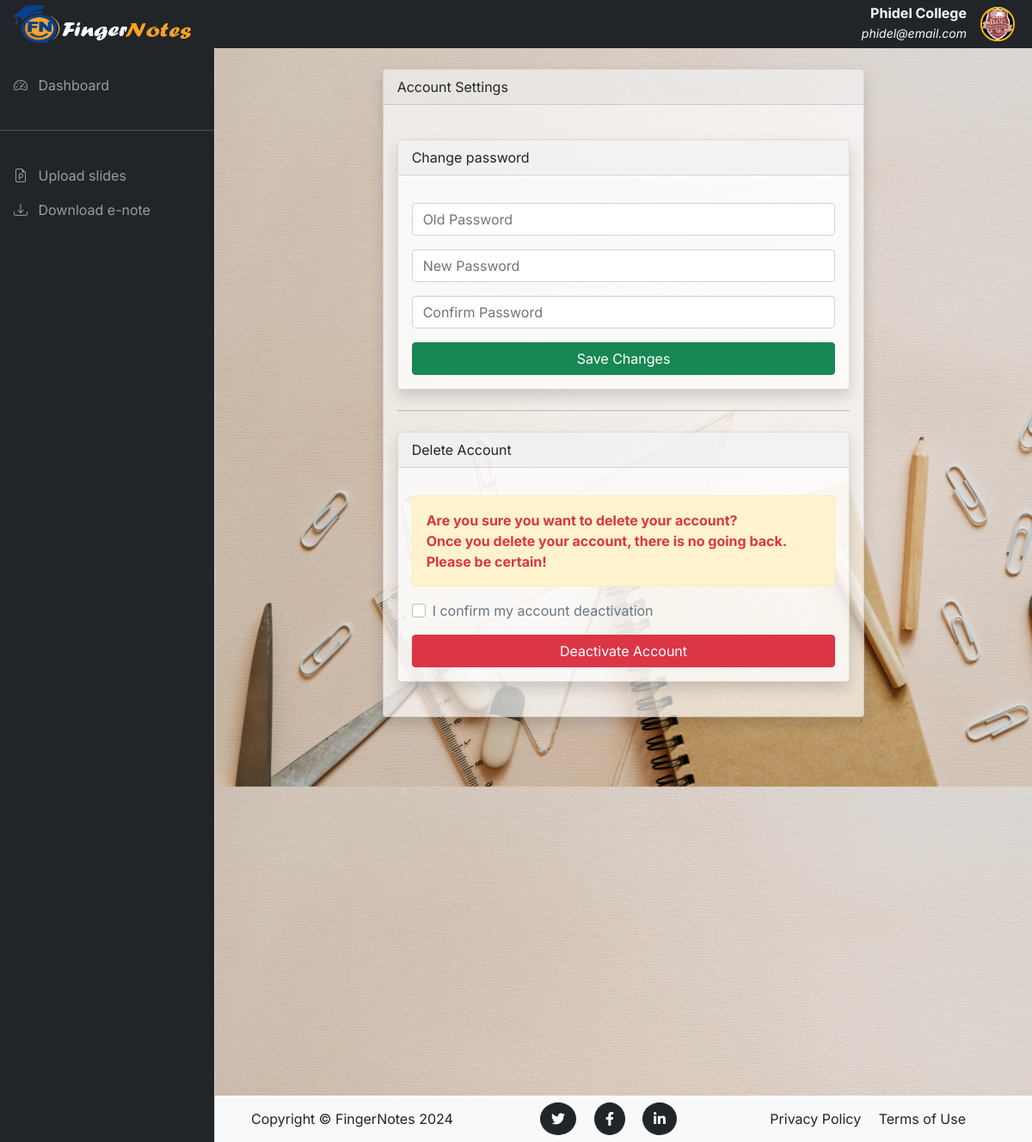
The app's page /settings (signed in) with its own data.
### fingerNotes/models.py (models this page shows, shortened)
class User(db.Model, UserMixin):
    __tablename__ = 'users'
    id = db.Column(db.Integer, primary_key=True)
    school_name = db.Column(db.String(120), nullable=False)
    email = db.Column(db.String(120), nullable=False, unique=True)
    country = db.Column(db.String(100), nullable=False)
    image_file = db.Column(db.String(20), nullable=False, default='default.png')
    password = db.Column(db.String(60), nullable=False)
    telephone_no = db.Column(db.String(14))
    school_address = db.Column(db.String(255))
    school_website = db.Column(db.String(255))
    upload_infos = db.relationship('UploadInfo', backref='user', lazy=True, cascade='all, delete-orphan')

### fingerNotes/routes.py (the view, shortened to what this page needs)
@app.route("/settings", methods=['GET', 'POST'])
@login_required
def settings():
    change_form = SettingsForm()
    delete_form = DeleteAccountForm()
    return render_template("settings.html", cform=change_form, dform=delete_form)

### fingerNotes/forms.py
class SettingsForm(FlaskForm):
    old_password = PasswordField('Old Password', validators=[InputRequired()], render_kw={"placeholder": "Old Password"})
    new_password = PasswordField('New Password', validators=[InputRequired(), EqualTo('confirm_password', message='Passwords must match!')], render_kw={"placeholder": "New Password"})
    confirm_password = PasswordField('Confirm Password', validators=[InputRequired()], render_kw={"placeholder": "Confirm Password"})
    submit = SubmitField('Save Changes')

class DeleteAccountForm(FlaskForm):
    account_activation = BooleanField('I confirm my account deactivation', validators=[InputRequired()])
    submit = SubmitField('Deactivate Account')

### fingerNotes/models.py (called while the page is built)
@login_manager.user_loader
def load_user(user_id):
    return User.query.get(int(user_id))

### fingerNotes/templates/settings.html (shortened to what this page needs)
{% extends 'base.html' %}
{% set active_page = "settings" %}
{% block content %}
    <div class="container px-4 mt-3">
        <div class="row">
            <div class="col-xl-10 mx-auto">
                <div class="card mb-4 shadow col-lg-9 mx-auto" style="background-color: #ffffffab;">
                    <div class="card-header">Account Settings</div>
                    <div class="card-body">
                        <div class="card my-4 shadow" style="background-color: #ffffffab;">
                            <div class="mb-3 card-header">Change password</div>
                            <form class="card-body" method="post">
                                <div class="mb-3">
                                    {{ cform.old_password(class="form-control custom-input") }}
                                </div>
                                <div class="mb-3">
                                    {{ cform.new_password(class="form-control custom-input") }}
                                </div>
                                <div class="mb-3">
                                    {{ cform.confirm_password(class="form-control custom-input") }}
                                </div>
                                {{ cform.submit(class="btn w-100 btn-success shadow-none") }}
                            </form>
                        </div>
                        <hr>
                        <div class="card my-4 shadow" style="background-color: #ffffffab;">
                            <div class="mb-3 card-header">Delete Account</div>
                            <div class="card-body">
                                <div class="alert alert-warning alert-dismissible text-danger fw-bold">
                                    Are you sure you want to delete your account? <br>
                                    Once you delete your account, there is no going back. Please be certain!
                                </div>
                                <form action="" method="post">
                                    <div class="form-check mb-3">
                                        {{ dform.account_activation(class="form-check-input") }}
                                        {{ dform.account_activation.label(class="form-check-label text-muted") }}
                                    </div>
                                    {{ dform.submit(class="btn btn-danger w-100 shadow-none", onclick="return confirm('Are you sure you want to delete this entry?')") }}
                                </form>
                            </div>
                        </div>
                    </div>
                </div>
            </div>
        </div>
    </div>
{% endblock %}

### fingerNotes/templates/base.html (shortened to what this page needs)
<!DOCTYPE html>
<html lang="en">
    <head>
        <link rel="stylesheet" type="text/css" href="{{ url_for('static', filename='css/dBaord_css/bootstrap.min.css') }}" />
        <link
            rel="stylesheet"
            href="https://cdn.jsdelivr.net/npm/bootstrap-icons@1.4.1/font/bootstrap-icons.css"
        />
        <link rel="stylesheet" type="text/css" href="{{ url_for('static', filename='css/dBaord_css/dataTables.bootstrap5.min.css') }}" />
        <link rel="stylesheet" type="text/css" href="{{ url_for('static', filename='css/dBaord_css/style.css') }}" />
    </head>
    <body>
        <nav class="navbar navbar-expand-lg navbar-light bg-dark fixed-top py-0">
            <div class="container-fluid">
                <a
                class="navbar-brand me-auto ms-lg-0 ms-3 mx-sm-auto"
                href="{{ url_for('homepage')}}"
                ><img style="width: 210px;height: 45px;" src="{{ url_for('static', filename='img/navbar-logo.png') }}" alt=""></a>
                <div class="collapse navbar-collapse" id="topNavBar">
                    <div class="d-block ms-auto my-lg-0">
                        <h6 class="text-end text-light fw-bolder mb-0">{{ current_user.school_name }}</h6>
                        <em class="text-light"><small>{{ current_user.email }}</small></em>
                    </div>
                    <ul class="navbar-nav">
                        <li class="nav-item dropdown">
                            <a
                                class="nav-link ms-2"
                                href="#"
                                role="button"
                                data-bs-toggle="dropdown"
                                aria-expanded="false"
                            >
                                <img class="rounded-circle border border-2 border-warning" src="{{ url_for('static', filename='img/profile_pics/' + current_user.image_file) }}" width="40px" alt="">
                            </a>
                        </li>
                    </ul>
                </div>
            </div>
        </nav>
        <div
        class="offcanvas offcanvas-start sidebar-nav bg-dark"
        tabindex="-1"
        id="sidebar"
        >
            <div class="offcanvas-body p-0">
                <nav class="navbar-dark">
                    <ul class="navbar-nav">
                        <br>
                        <li>
                            <a href="{{ url_for('dashboard') }}" class="nav-link px-3 {{'active' if active_page == 'dashboard'}}">
                                <span class="me-2"><i class="bi bi-speedometer2"></i></span>
                                <span>Dashboard</span>
                            </a>
                        </li>
                        <li class="my-4"><hr class="dropdown-divider bg-light" /></li>
                        <li>
                            <a href="{{ url_for('upload') }}" class="nav-link px-3 {{'active' if active_page == 'upload'}}">
                                <span class="me-2"><i class="bi bi-file-earmark-ppt"></i></span>
                                <span>Upload slides</span>
                            </a>
                        </li>
                        <li>
                            <a href="{{ url_for('enote_download') }}" class="nav-link px-3 {{'active' if active_page == 'download'}}">
                                <span class="me-2"><i class="bi bi-download"></i></span>
                                <span>Download e-note</span>
                            </a>
                        </li>
                    </ul>
                </nav>
            </div>
        </div>
        <main class="mt-5 pt-3" style="background-image: url(../static/img/backgroundimg.jpg);background-size: 1300px;">
            {% block content %}
            {% endblock %}
            <footer class="footer mt-10 py-2 text-center bg-light me-auto foot">
                <div class="container">
                    <div class="row align-items-center ">
                        <div class="col-lg-3 text-lg-start">Copyright &copy; FingerNotes 2024</div>
                        <div class="col-lg-3 my-3 my-lg-0">
                            <a class="btn btn-dark btn-social rounded-circle mx-2" href="#!" aria-label="Twitter"><i class="fab fa-twitter"></i></a>
                            <a class="btn btn-dark btn-social rounded-circle mx-2" href="#!" aria-label="Facebook"><i class="fab fa-facebook-f"></i></a>
                            <a class="btn btn-dark btn-social rounded-circle mx-2" href="#!" aria-label="LinkedIn"><i class="fab fa-linkedin-in"></i></a>
                        </div>
                        <div class="col-lg-3 text-lg-end">
                            <a class="link-dark text-decoration-none me-3" href="#!">Privacy Policy</a>
                            <a class="link-dark text-decoration-none" href="#!">Terms of Use</a>
                        </div>
                    </div>
                </div>
            </footer>
        </main>
    </body>
</html>

### fingerNotes/static/css/dBaord_css/style.css (style rules this page uses)
body, button { font-family: "Inter", sans-serif; }
:root { --offcanvas-width: 250px; --topNavbarHeight: 55px; }
.sidebar-nav { width: var(--offcanvas-width); }
@media (min-width: 992px) { body { overflow: auto !important; } }
@media (min-width: 992px) { main { margin-left: var(--offcanvas-width); min-height: 160vh; } }
@media (min-width: 992px) { .sidebar-nav { -webkit-transform: none; transform: none; visibility: visible !important; height: calc(100% - var(--topNavbarHeight)); top: var(--topNavbarHeight); } }
.foot { position: fixed; left: 50; bottom: 0; width: 100%; z-index: 10; }

### records on screen
User: school_name "Phidel College", email "phidel@email.com", image_file (picture)

### other values on screen
{{ dform.account_activation.label(class="form-check-label text-muted") }} "I confirm my account deactivation"
